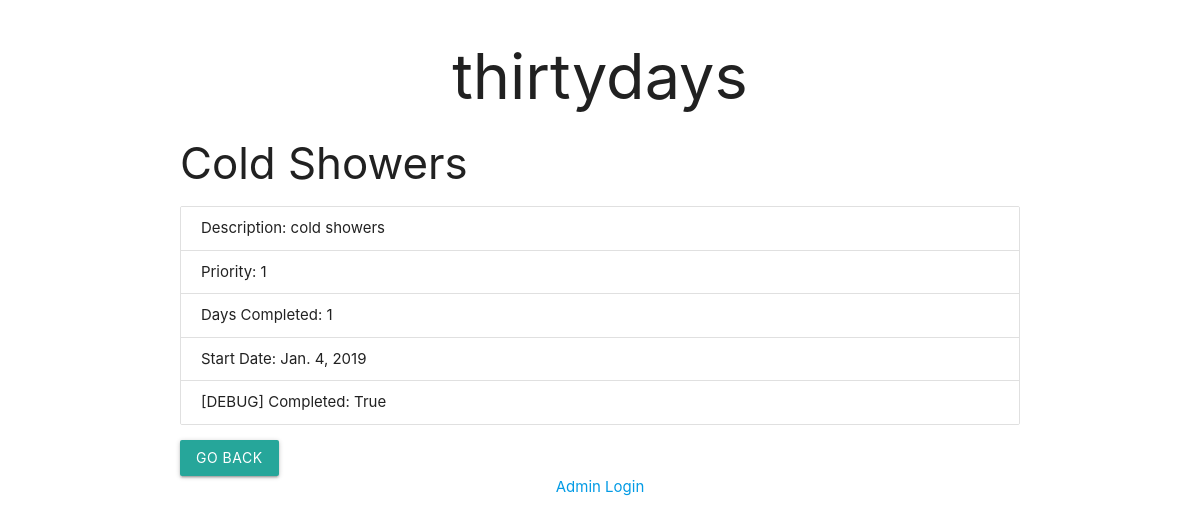
Screenshot of /3/ with the database file from the repository.
### task/models.py (models this page shows, shortened)
class Habit(models.Model):
    habit_name = models.CharField(max_length=200)
    start_date = models.DateField()
    day_counter = models.IntegerField(default = 0)
    habit_desc = models.TextField()
    habit_priority = models.IntegerField()
    completed = models.BooleanField(default = False)
    def active(self):
        current_date = self.start_date + datetime.timedelta(days = self.day_counter)
        midnight = datetime.datetime(current_date.year, current_date.month, current_date.day + 1, 0, 0, 0)
        now = datetime.datetime.now()
        if  now > midnight:
            print('update')
            if self.completed == False:
                self.day_counter = 0
                self.start_date = current_date
            else:
                self.day_counter += 1
                self.completed = False
        else:
            print('no update')
        self.save()

### task/views.py (the view)
# urls.py: path('<int:id>/', views.detail, name = 'detail'),
def detail(request, id):
    for habit in Habit.objects.all():
        habit.active()
    habit = get_object_or_404(Habit, pk = id)
    context = {'habit': habit}
    return render(request, 'task/detail.html', context)

### task/templates/task/detail.html
{% extends 'task/layout.html' %}
{% block content %}
<h3> {{habit.habit_name}} </h3>
<ul class="collection">
  <li class="collection-item">Description: {{habit.habit_desc}}</li>
  <li class="collection-item">Priority: {{habit.habit_priority}}</li>
  <li class="collection-item">Days Completed: {{habit.day_counter}}</li>
  <li class="collection-item">Start Date: {{habit.start_date}}</li>
  <li class="collection-item">[DEBUG] Completed: {{habit.completed}}</li>
</ul>
<a href="\task" class="btn">Go Back</a>
{% endblock %}

### rows the page displays
Habit: habit_name "Cold Showers", habit_desc "cold showers", habit_priority "1", day_counter "1", start_date "Jan. 4, 2019", completed "True"
